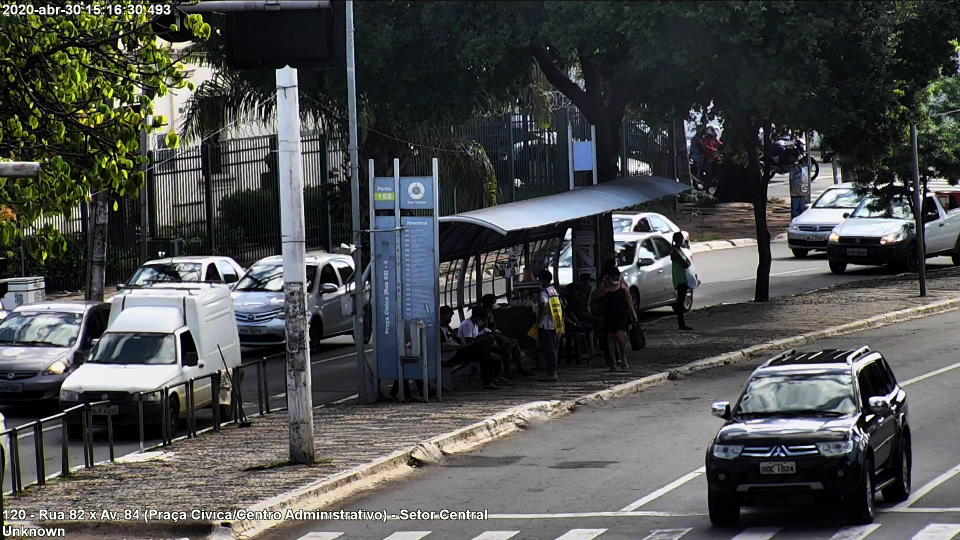
#> input picture data/samples/test1/31930.jpg, 1920 x 1080 px (shown at 1/2 size)
$ python busson1.py
#> lines starting #> are read from the running program, lines starting #| are printed output that depends on the picture
#!/bin/env python
# -*- coding: utf-8 -*-

import cv2
import os

# Função para plotar
color = [0, 0, 255]


def plot_one_box(x, img, color=None, label=None, line_thickness=None):
    # Plots one bounding box on image img
    tl = line_thickness or round(0.002 * (img.shape[0] + img.shape[1]) / 2) + 1  # line/font thickness
    c1, c2 = (int(x[0]), int(x[1])), (int(x[2]), int(x[3]))
    cv2.rectangle(img, c1, c2, color, thickness=tl, lineType=cv2.LINE_AA)
    if label:
        tf = max(tl - 1, 1)  # font thickness
        t_size = cv2.getTextSize(label, 0, fontScale=tl / 3, thickness=tf)[0]
        c2 = c1[0] + t_size[0], c1[1] - t_size[1] - 3
        cv2.rectangle(img, c1, c2, color, -1, cv2.LINE_AA)  # filled
        cv2.putText(img, label, (c1[0], c1[1] - 2), 0, tl / 3, [225, 255, 255], thickness=tf, lineType=cv2.LINE_AA)


# Metadado das imagens
# Imagem é dividida em 4 slices
#      ------ 1920 ------
#      |                |              ---960---
# 1080 |                |  =>  4x  540 | Slice |
#      |                |              ---------
#      ------------------
#
# Slices da Imagem
#  -------------------
#  |   0   |    1    |
#  -------------------
#  |   2   |    3    |
#  -------------------
#
# Coordenadas das imagens usa o padrão do opencv
#
# Eixo y: 0 -----------------|
#         |                  |
#         |                  |
#       ymax                 |
# Eixo x: 0---------------xmax

tam_total_width = 1920
tam_total_height = 1080
tam_slice_width = 960
tam_slice_height = 540

# Input, bounding boxes de cada slice
# A entrada é uma lista de boxes
#
# OBS: O campo ID é só para lhe ajudar na hora do merge, no final vou remover)
#
# A entrada abaixo mostra que este slice detectou duas classes (0 e 1)
# Para a classe 0, detectou dois objetos (id 1 e 2)
# Lembre que o id é só pra te ajudar na hora do merge aqui do teste, na hora não terá
# Ex:
#     [
#            {'id': 1, 'xmin': 1.0, 'ymin': 52.0, 'xmax': 79.0, 'ymax': 230.0, 'conf': 0.93}
#            {'id': 2, 'xmin': 371.0, 'ymin': 3.0, 'xmax': 442.0, 'ymax': 130.0, 'conf': 0.722}
#     ]


# Bounding boxes (entrada)
bb_slice0 = []  # Não detectou nada
bb_slice1 = [{'id': 1, 'xmin': 371.0, 'ymin': 456.0, 'xmax': 431.0, 'ymax': 540.0, 'conf': 0.3491985499858856}]
bb_slice2 = [{'id': 2, 'xmin': 888.0, 'ymin': 68.0, 'xmax': 952.0, 'ymax': 240.0, 'conf': 0.871227502822876},
             {'id': 3, 'xmin': 922.0, 'ymin': 63.0, 'xmax': 960.0, 'ymax': 228.0, 'conf': 0.6695037484169006}]
bb_slice3 = [{'id': 4, 'xmin': 1.0, 'ymin': 52.0, 'xmax': 79.0, 'ymax': 230.0, 'conf': 0.9308098554611206},
             {'id': 5, 'xmin': 370.0, 'ymin': 3.0, 'xmax': 442.0, 'ymax': 130.0, 'conf': 0.9237046241760254},
             {'id': 6, 'xmin': 163.0, 'ymin': 3.0, 'xmax': 243.0, 'ymax': 189.0, 'conf': 0.9022660851478577},
             {'id': 7, 'xmin': 232.0, 'ymin': 0.0, 'xmax': 311.0, 'ymax': 209.0, 'conf': 0.8999184966087341},
             {'id': 8, 'xmin': 88.0, 'ymin': 0.0, 'xmax': 169.0, 'ymax': 230.0, 'conf': 0.8105608224868774}]


# Visualizando os slices
# Img Slice
img_slice0 = os.path.join('data', 'samples', 'test1', '31930_0.jpg')
img_slice1 = os.path.join('data', 'samples', 'test1', '31930_1.jpg')
img_slice2 = os.path.join('data', 'samples', 'test1', '31930_2.jpg')
img_slice3 = os.path.join('data', 'samples', 'test1', '31930_3.jpg')

'''
imgs = [img_slice0, img_slice1, img_slice2, img_slice3]
bbs = [bb_slice0, bb_slice1, bb_slice2, bb_slice3]
for i in range(len(imgs)):
    img = cv2.imread(imgs[i])  # BGR in HxWxC
    for bb in bbs[i]:
        box = [bb['xmin'], bb['ymin'], bb['xmax'], bb['ymax']]
        label = 'person' + str(bb['id'])
        plot_one_box(box, img, color, label)

    cv2.imshow("img", img)
    if cv2.waitKey(0) == ord('q'):  # q to quit
        raise StopIteration

'''

# Entrada da função
# Tamanho da iamgem: tam_total_width, tam_total_height, tam_slice_width, tam_slice_height
# bounding boxes de cada slice (usando a ref de cada slice)
#
# Saída:
# uma única lista de bounding boxes, que leva em conta a dimensão da imagem como um todo
# o valor de confiança será o maior dos dois boxes e o quadrante será o maior que junta os dois
#
# Neste caso deve-se fazer o merge do bb de id 1 do slice 1 com o bb de id 5 slice 3
#

def calc_dif(val1, val2):
    valf = val1 - val2
    if valf < 0:
        return valf*-1
    else:
        return valf

def merge_boxes(bb1, bb2, new_id):
    xmin = 0
    xmax = 0
    ymin = 0
    ymax = 0
    conf = 0

    if bb1['ymin'] < bb2['ymin']:
        ymin = bb1['ymin']
    else:
        ymin = bb2['ymin']

    if bb1['xmin'] < bb2['xmin']:
        xmin = bb1['xmin']
    else:
        xmin = bb2['xmin']

    if bb1['xmax'] > bb2['xmax']:
        xmax = bb1['xmax']
    else:
        xmax = bb2['xmax']

    if bb1['ymax'] > bb2['ymax']:
        ymax = bb1['ymax']
    else:
        ymax = bb2['ymax']

    if bb1['conf'] > bb2['conf']:
        conf = bb1['conf']
    else:
        conf = bb2['conf']

    return {'id': new_id, 'xmin': xmin, 'ymin': ymin, 'xmax': xmax, 'ymax': ymax, 'conf': conf}


def analyze_list_boxes(bb_slice1, bb_slice2, ori="vert"):
#> called with ori = 'hori'
    bb_img = []
    erase_list = []
    margin_h = 5
    margin_v = 15

    if ori == "vert":
        for bb1 in bb_slice1:
            if bb1['ymax'] > (tam_slice_height-margin_h):
                for bb2 in bb_slice2:
                    if bb2['id'] in erase_list:
                        continue

                    if bb2['ymin'] < margin_h:
                        if calc_dif(bb1['xmin'],bb2['xmin']) < margin_v and calc_dif(bb1['xmax'],bb2['xmax']) < margin_v:
                            erase_list.append(bb1['id'])
                            erase_list.append(bb2['id'])
                            bb1_aux =  {'id': 0, 'xmin': bb1['xmin'] + tam_slice_width , 'ymin': bb1['ymin'] , 'xmax': bb1['xmax'] + tam_slice_width, 'ymax': bb1['ymax'], 'conf': bb1['conf']}
                            bb2_aux =  {'id': 0, 'xmin': bb2['xmin'] + tam_slice_width , 'ymin': bb2['ymin'] + tam_slice_height, 'xmax': bb2['xmax'] + tam_slice_width, 'ymax': bb2['ymax'] + tam_slice_height, 'conf': bb2['conf']}
                            bb_img.append(merge_boxes(bb1_aux,bb2_aux,bb1['id']))

    else:
        for bb1 in bb_slice1:
            if bb1['xmax'] > (tam_slice_width-margin_h):
                for bb2 in bb_slice2:
                    if bb2['id'] in erase_list:
                        continue

                    if bb2['xmin'] < margin_h:
                        if calc_dif(bb1['ymin'],bb2['ymin']) < margin_v and calc_dif(bb1['ymax'],bb2['ymax']) < margin_v:
                                erase_list.append(bb1['id'])
                                erase_list.append(bb2['id'])
                                bb1_aux =  {'id': 0, 'xmin': bb1['xmin'], 'ymin': bb1['ymin'] + tam_slice_height, 'xmax': bb1['xmax'], 'ymax': bb1['ymax'] + tam_slice_height, 'conf': bb1['conf']}
                                bb2_aux =  {'id': 0, 'xmin': bb2['xmin'] + tam_slice_width , 'ymin': bb2['ymin'] + tam_slice_height, 'xmax': bb2['xmax'] + tam_slice_width, 'ymax': bb2['ymax'] + tam_slice_height, 'conf': bb2['conf']}
                                bb_img.append(merge_boxes(bb1_aux,bb2_aux,bb1['id']))

    return bb_img, erase_list

def fix_bounding_box(tam_total_width, tam_total_height, tam_slice_width, tam_slice_height,
                     bb_slice0, bb_slice1, bb_slice2, bb_slice3):
    bb_img = []
    erase_list = []

    # Img do quadrante 0
    # Nenhuma

    # Img do quadrante 1
    # Neste caso deve-se fazer o merge do bb de id 1 do slice 1 com o bb de id 5 slice 3
    # Também é importante corrigir a posição do xmin, ymin, etc para o quadrante da imagem
    # A bb acontece no slice 1, que é no topo direito, então temos que somar o tam_slice_width no ref x
    # Ex:
    # {'id': 1, 'xmin': 371.0, 'ymin': 456.0, 'xmax': 431.0, 'ymax': 540.0, 'conf': 0.3491985499858856}
    # {'id': 5, 'xmin': 370.0, 'ymin': 3.0, 'xmax': 442.0, 'ymax': 130.0, 'conf': 0.9237046241760254}
    # Saída:
    # {'id': 1, 'xmin': 370.0, 'ymin': 456.0, 'xmax': 442.0, 'ymax': 130.0, 'conf': 0.9237046241760254}
    # Ajuste do quadrante
    # {'id': 1, 'xmin': 370.0 + tam_slice_width, 'ymin': 456.0,
    #           'xmax': 442.0 tam_slice_width, 'ymax': 130.0 + tam_slice_height, 'conf': 0.9237046241760254}


    #Merge entre Q0 e Q1
    bb_img_aux, erase_list_aux = analyze_list_boxes(bb_slice0, bb_slice1, ori="hori")
    bb_img += bb_img_aux
    erase_list += erase_list_aux

    #Merge entre Q0 e Q2
    bb_img_aux, erase_list_aux = analyze_list_boxes(bb_slice0, bb_slice2, ori="vert")
    bb_img += bb_img_aux
    erase_list += erase_list_aux


    #Merge entre Q1 e Q3
    bb_img_aux, erase_list_aux = analyze_list_boxes(bb_slice1, bb_slice3, ori="vert")
    bb_img += bb_img_aux
    erase_list += erase_list_aux

    #Merge entre Q2 e Q3
    bb_img_aux, erase_list_aux = analyze_list_boxes(bb_slice2, bb_slice3, ori="hori")
    bb_img += bb_img_aux
    erase_list += erase_list_aux


    for bb0 in bb_slice0:
        if bb0['id'] in erase_list:
            continue
        bb_img.append(bb0)

    for bb1 in bb_slice1:
        if bb1['id'] in erase_list:
            continue
        bb1 =  {'id': bb1['id'], 'xmin': bb1['xmin'] + tam_slice_width , 'ymin': bb1['ymin'] , 'xmax': bb1['xmax'] + tam_slice_width, 'ymax': bb1['ymax'], 'conf': bb1['conf']}
        bb_img.append(bb1)

    for bb2 in bb_slice2:
        if bb2['id'] in erase_list:
            continue
        bb2 =  {'id': bb2['id'], 'xmin': bb2['xmin'], 'ymin': bb2['ymin'] + tam_slice_height, 'xmax': bb2['xmax'], 'ymax': bb2['ymax'] + tam_slice_height, 'conf': bb2['conf']}
        bb_img.append(bb2)

    for bb3 in bb_slice3:
        if bb3['id'] in erase_list:
            continue
        bb3 =  {'id': bb3['id'], 'xmin': bb3['xmin'] + tam_slice_width , 'ymin': bb3['ymin'] + tam_slice_height, 'xmax': bb3['xmax'] + tam_slice_width, 'ymax': bb3['ymax'] + tam_slice_height, 'conf': bb3['conf']}
        bb_img.append(bb3)


    return bb_img


bb_img = fix_bounding_box(tam_total_width, tam_total_height, tam_slice_width, tam_slice_height,
                          bb_slice0, bb_slice1, bb_slice2, bb_slice3)

# Imagem Total
img_total = os.path.join('data', 'samples', 'test1', '31930.jpg')
img = cv2.imread(img_total)  # BGR in HxWxC
#> img is the input picture: shape (1080, 1920, 3); mean B, G, R 77.2, 77.7, 76

for bb in bb_img:
    box = [bb['xmin'], bb['ymin'], bb['xmax'], bb['ymax']]
    label = 'person' + str(bb['id'])
    plot_one_box(box, img, color, label)

cv2.imshow("img", img)
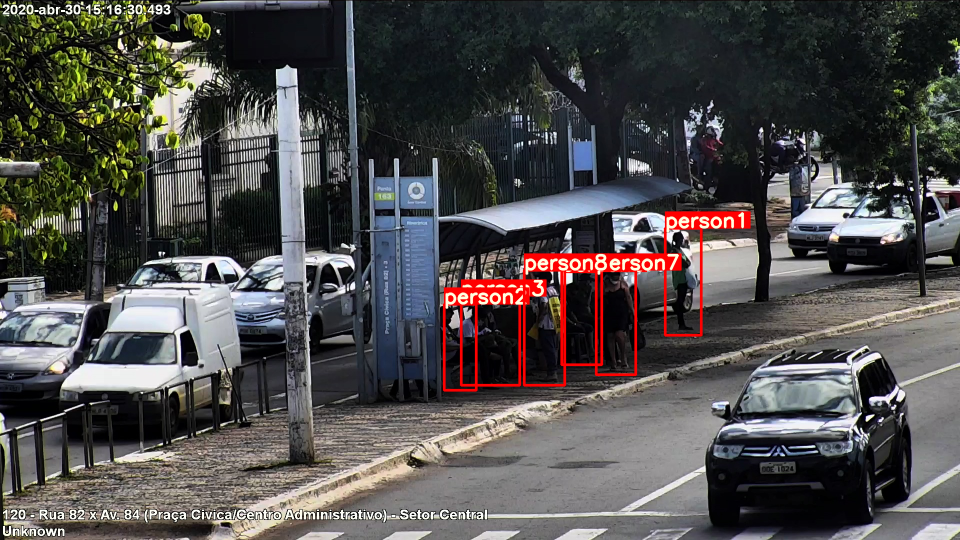
#> window 'img': shape (1080, 1920, 3) (shown at 1/2 size); mean B, G, R 76.9, 77.6, 79.9
if cv2.waitKey(0) == ord('q'):  # q to quit
#> (key q is pressed here)
#> (the run stopped early here; a loop or call above may not have finished)
